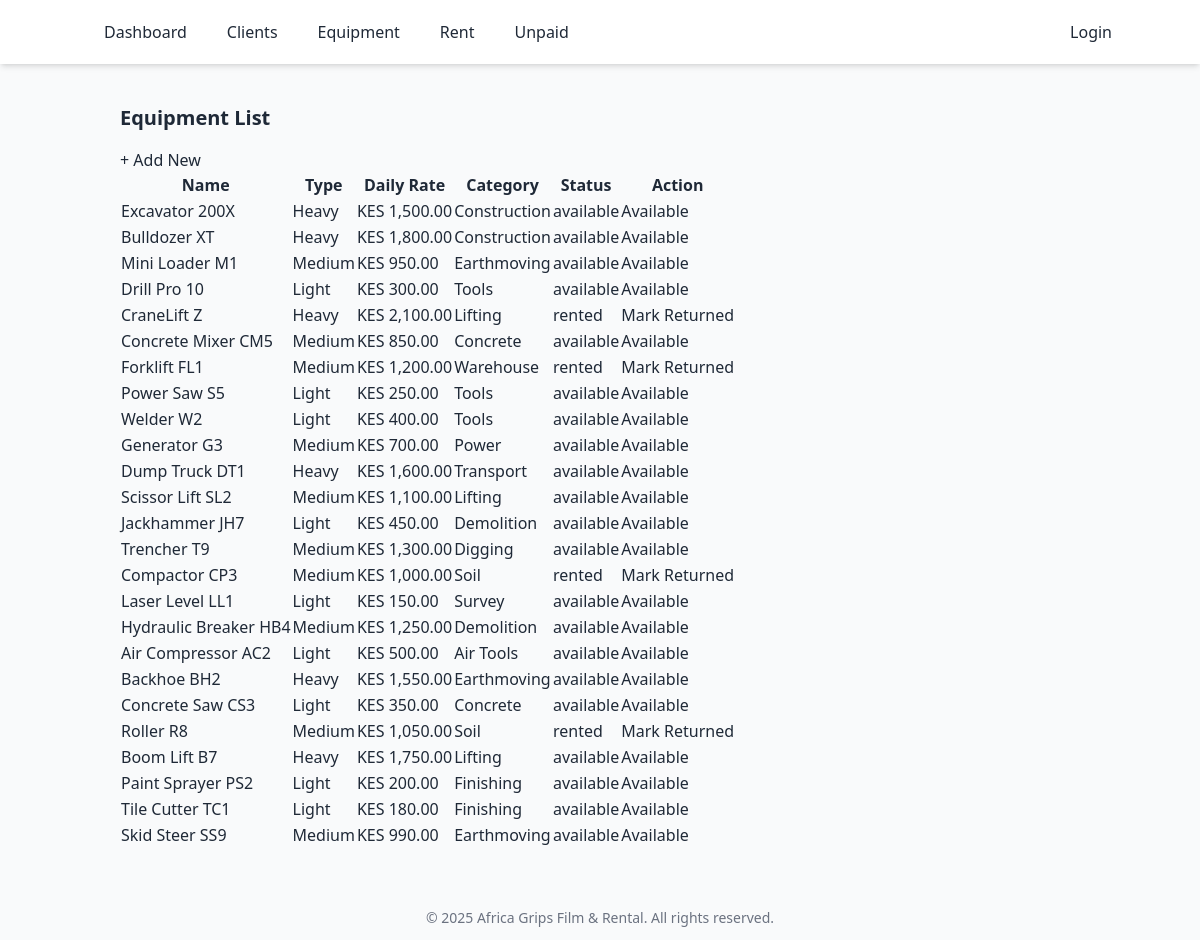
The app's page /equipment/list.php with its own data.
### tables this page shows
CREATE TABLE equipment (
    id INT AUTO_INCREMENT PRIMARY KEY,
    name VARCHAR(255) NOT NULL,
    type VARCHAR(100) NOT NULL,
    daily_rate DECIMAL(10, 2) NOT NULL,
    is_available BOOLEAN DEFAULT TRUE,
    created_at TIMESTAMP DEFAULT CURRENT_TIMESTAMP,
    category VARCHAR(100),
    status VARCHAR(20) DEFAULT 'available'
);

### config/db.php (called while the page is built, shortened)
<?php
$host = 'localhost';
$db   = 'africa_grips';
$user = 'root';
$pass = '';
try {
    $pdo = new PDO("mysql:host=$host;dbname=$db;charset=utf8", $user, $pass);
    $pdo->setAttribute(PDO::ATTR_ERRMODE, PDO::ERRMODE_EXCEPTION);
} catch (PDOException $e) {
    die("Database connection failed: " . $e->getMessage());
}
function fetchAll($table, $conditions = []) {
    global $pdo;
    $sql = "SELECT * FROM $table";
    $stmt = $pdo->prepare($sql);
    $stmt->execute($conditions);
    return $stmt->fetchAll(PDO::FETCH_ASSOC);
}
?>

### equipment/list.php (the view)
<?php
require_once "../config/db.php";
require_once "../includes/header.php";
$equipment = fetchAll('equipment');
?>
<div class="card p-4">
    <h2 class="text-xl font-bold mb-4">Equipment List</h2>
    <a href="add.php" class="btn btn-primary mb-3">+ Add New</a>
    <table class="table table-striped">
        <thead>
            <tr>
                <th>Name</th><th>Type</th><th>Daily Rate</th><th>Category</th><th>Status</th><th>Action</th>
            </tr>
        </thead>
        <tbody>
            <?php foreach ($equipment as $item): ?>
            <tr>
                <td><?= htmlspecialchars($item['name']) ?></td>
                <td><?= htmlspecialchars($item['type']) ?></td>
                <td>KES <?= number_format($item['daily_rate'], 2) ?></td>
                <td><?= htmlspecialchars($item['category']) ?></td>
                <td>
                    <span class="badge <?= $item['status'] == 'available' ? 'bg-success' : 'bg-warning' ?>">
                        <?= htmlspecialchars($item['status']) ?>
                    </span>
                </td>
                <td>
                    <?php if ($item['status'] == 'rented'): ?>
                        <a href="return.php?id=<?= $item['id'] ?>" class="btn btn-sm btn-outline-success">Mark Returned</a>
                    <?php else: ?>
                        <span class="text-muted">Available</span>
                    <?php endif; ?>
                </td>
            </tr>
            <?php endforeach; ?>
        </tbody>
    </table>
</div>
<?php include_once "../includes/footer.php"; ?>

### includes/header.php (style rules this page uses)
.btn-primary { @apply btn-base bg-blue-600 text-white hover:bg-blue-700 focus:outline-none focus:ring-2 focus:ring-offset-2 focus:ring-blue-500; }

### records on screen
equipment: name "Excavator 200X", type "Heavy", daily_rate "1,500.00", category "Construction", status "available", shows "Available"
equipment: name "Bulldozer XT", type "Heavy", daily_rate "1,800.00", category "Construction", status "available", shows "Available"
equipment: name "Mini Loader M1", type "Medium", daily_rate "950.00", category "Earthmoving", status "available", shows "Available"
equipment: name "Drill Pro 10", type "Light", daily_rate "300.00", category "Tools", status "available", shows "Available"
equipment: name "CraneLift Z", type "Heavy", daily_rate "2,100.00", category "Lifting", status "rented"
equipment: name "Concrete Mixer CM5", type "Medium", daily_rate "850.00", category "Concrete", status "available", shows "Available"
equipment: name "Forklift FL1", type "Medium", daily_rate "1,200.00", category "Warehouse", status "rented"
equipment: name "Power Saw S5", type "Light", daily_rate "250.00", category "Tools", status "available", shows "Available"
equipment: name "Welder W2", type "Light", daily_rate "400.00", category "Tools", status "available", shows "Available"
equipment: name "Generator G3", type "Medium", daily_rate "700.00", category "Power", status "available", shows "Available"
equipment: name "Dump Truck DT1", type "Heavy", daily_rate "1,600.00", category "Transport", status "available", shows "Available"
equipment: name "Scissor Lift SL2", type "Medium", daily_rate "1,100.00", category "Lifting", status "available", shows "Available"
equipment: name "Jackhammer JH7", type "Light", daily_rate "450.00", category "Demolition", status "available", shows "Available"
equipment: name "Trencher T9", type "Medium", daily_rate "1,300.00", category "Digging", status "available", shows "Available"
equipment: name "Compactor CP3", type "Medium", daily_rate "1,000.00", category "Soil", status "rented"
equipment: name "Laser Level LL1", type "Light", daily_rate "150.00", category "Survey", status "available", shows "Available"
equipment: name "Hydraulic Breaker HB4", type "Medium", daily_rate "1,250.00", category "Demolition", status "available", shows "Available"
equipment: name "Air Compressor AC2", type "Light", daily_rate "500.00", category "Air Tools", status "available", shows "Available"
equipment: name "Backhoe BH2", type "Heavy", daily_rate "1,550.00", category "Earthmoving", status "available", shows "Available"
equipment: name "Concrete Saw CS3", type "Light", daily_rate "350.00", category "Concrete", status "available", shows "Available"
equipment: name "Roller R8", type "Medium", daily_rate "1,050.00", category "Soil", status "rented"
equipment: name "Boom Lift B7", type "Heavy", daily_rate "1,750.00", category "Lifting", status "available", shows "Available"
equipment: name "Paint Sprayer PS2", type "Light", daily_rate "200.00", category "Finishing", status "available", shows "Available"
equipment: name "Tile Cutter TC1", type "Light", daily_rate "180.00", category "Finishing", status "available", shows "Available"
equipment: name "Skid Steer SS9", type "Medium", daily_rate "990.00", category "Earthmoving", status "available", shows "Available"
